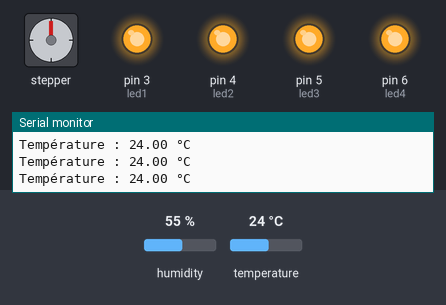
This sketch was run on a simulated Arduino Uno, built with avr-gcc and run on an emulated ATmega328P. Shown: stepper motor, output pins drawn as LEDs (lit = HIGH), the last lines printed to the serial monitor. The test bench sets the inputs (shaded band); at power-on: temperature 24 °C, humidity 55 %. Stepper angles assume 2048 steps per turn.

Above: at 2.8 s.
2.9 s: temperature set to 26 °C
At 6.12 s:
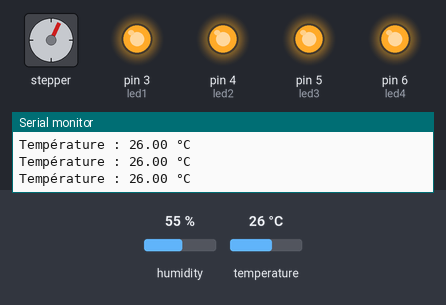
6.4 s: temperature set to 12 °C
At 8.6 s:
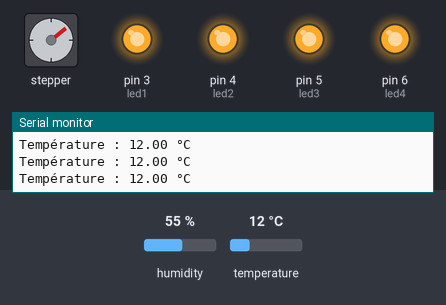
9.9 s: temperature set to 28 °C
At 12.33 s:
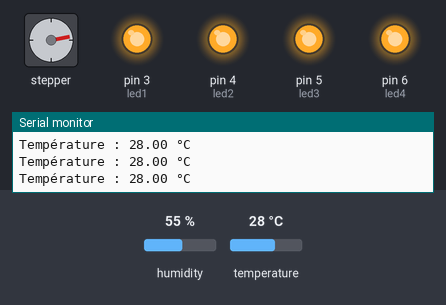
Timing chart, 0 to 33.1 s (numbered marks = the images above; inputs shaded):
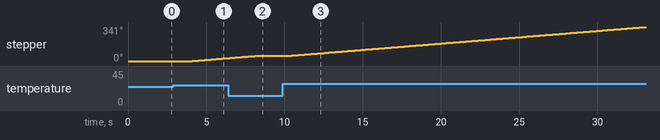

The sketch:

ventilater_moteur_dht11_led.ino
```cpp
#include <Stepper.h>
#include <DHT.h>

// Configuration du capteur DHT11
#define DHTPIN 2
#define DHTTYPE DHT11

DHT dht(DHTPIN, DHTTYPE);

// Moteur pas à pas
const int stepsPerRevolution = 2048;
Stepper myStepper(stepsPerRevolution, 8, 10, 9, 11);

// Définir les pins des 4 LED
const int led1 = 3;
const int led2 = 4;
const int led3 = 5;
const int led4 = 6;

void setup() {
  Serial.begin(9600);
  dht.begin();
  myStepper.setSpeed(8); // RPM moteur

  // Initialisation des LEDs
  pinMode(led1, OUTPUT);
  pinMode(led2, OUTPUT);
  pinMode(led3, OUTPUT);
  pinMode(led4, OUTPUT);

  // Allumer toutes les LEDs en permanence
  digitalWrite(led1, HIGH);
  digitalWrite(led2, HIGH);
  digitalWrite(led3, HIGH);
  digitalWrite(led4, HIGH);
}

void loop() {
  float temperature = dht.readTemperature();

  if (isnan(temperature)) {
    Serial.println("Erreur de lecture du capteur DHT11 !");
    delay(2000);
    return;
  }

  Serial.print("Température : ");
  Serial.print(temperature);
  Serial.println(" °C");

  if (temperature > 24) {
    myStepper.step(10); // Le moteur tourne
  }
  // Sinon, le moteur reste à l’arrêt

  delay(100);
}
```

Measured:
- the behaviour switches between 24 and 25 °C on temperature (found by bisection; images 0 and 1)
- after the input at 2.9 s, stepper: keeps turning clockwise at about 13°/s, starting after 1.2 s
- after the input at 6.4 s, stepper: goes on until 8.1 s, then stays 52°
- after the input at 9.9 s, stepper: keeps turning clockwise at about 13°/s, starting after 0.40 s
